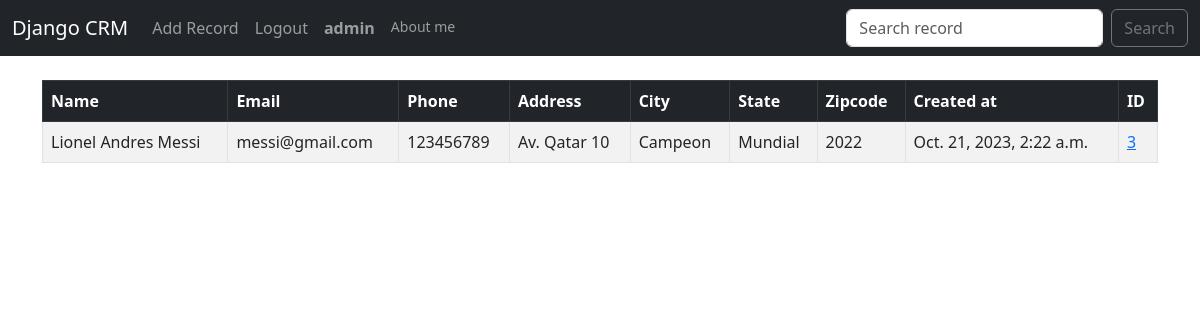
The app's page / (signed in) with its own data.
### app_coder/models.py (models this page shows, shortened)
class Record(models.Model):
	created_at = models.DateTimeField(auto_now_add=True)
	first_name = models.CharField(max_length=50)
	last_name =  models.CharField(max_length=50)
	email =  models.CharField(max_length=100)
	phone = models.CharField(max_length=15)
	address =  models.CharField(max_length=100)
	city =  models.CharField(max_length=50)
	state =  models.CharField(max_length=50)
	zipcode =  models.CharField(max_length=20)
	image = models.ImageField(null=True, blank=True, upload_to='images/')
	description = RichTextField()

### app_coder/views.py (the view)
# urls.py: path('', RecordView.as_view(), name='home'),
class RecordView(TemplateView):
    template_name = 'app_coder/home.html'
    def get_context_data(self, **kwargs):
        context = super().get_context_data(**kwargs)
        context['records'] = Record.objects.all()
        return context

### app_coder/templates/app_coder/home.html
{% extends 'base.html' %}
{% block content %}
{% if user.is_authenticated %}
<table class="table table-striped table-hover table-bordered">
  <thead class="table-dark">
    <tr>
      <th scope="col">Name</th>
      <th scope="col">Email</th>
      <th scope="col">Phone</th>
      <th scope="col">Address</th>
      <th scope="col">City</th>
      <th scope="col">State</th>
      <th scope="col">Zipcode</th>
      <th scope="col">Created at</th>
      <th scope="col">ID</th>
    </tr>
  </thead>
  <tbody>
{% if records %}
	{% for record in records %}
		<tr>
			<td>{{ record.first_name }} {{ record.last_name }}</td>
			<td>{{ record.email }}</td>
			<td>{{ record.phone }}</td>
			<td>{{ record.address }}</td>
			<td>{{ record.city }}</td>
			<td>{{ record.state }}</td>
			<td>{{ record.zipcode }}</td>
			<td>{{ record.created_at }}</td>
			<td><a href="{% url 'record' record.id %}">{{ record.id }}</a></td>
		</tr>
	{% endfor %}
{% else %}
    <div class="alert alert-secondary" role="alert">
      <p>No records avilable</p>
    </div>
{% endif %}
	  </tbody>
	</table>
{% else %}
<div class="alert alert-secondary" role="alert">
  <h3><a href="{% url "login" %}">Please login to access</a></h3>
</div>
{% endif %}
{% endblock %}

### accounts/templates/navbar.html (shortened to what this page needs)
<nav class="navbar navbar-expand-lg navbar-dark bg-dark">
  <div class="container-fluid">
    <a class="navbar-brand" href="{% url 'home' %}">Django CRM</a>
    <div class="collapse navbar-collapse" id="navbarSupportedContent">
      <ul class="navbar-nav me-auto mb-2 mb-lg-0">
        {% if user.is_authenticated %}
        <li class="nav-item">
          <a class="nav-link" href="{% url 'add_record' %}">Add Record</a>
        </li>
        <li class="nav-item">
          <a class="nav-link" href="{% url 'logout' %}">Logout</a>
        </li>
      <li class="nav-item  btn-sm btn-outline-secondary">
        <strong><a class="nav-link" href="{% url 'update_profile' %}">{{request.user.username}}</a></strong>
      </li>
      <li class="nav-item">
        <small><a class="nav-link" href="{% url 'aboutme' %}">About me</a></small>
      </li>
        {% endif %}
      </ul>
        <form class="d-flex" role="search" method=POST action={% url "search_record" %}> {% csrf_token %}
          <input class="form-control me-2" type="search" placeholder="Search record" aria-label="Search" name="searched">
          <button class="btn btn-outline-secondary" type="submit">Search</button>
    </div>
  </div>
</nav>

### records on screen
Record: first_name "Lionel Andres", last_name "Messi", email "messi@gmail.com", phone "123456789", address "Av. Qatar 10", city "Campeon", state "Mundial", zipcode "2022", created_at "Oct. 21, 2023, 2:22 a.m.", id "3"

### other values on screen
{{ request.user.username }} "admin"
